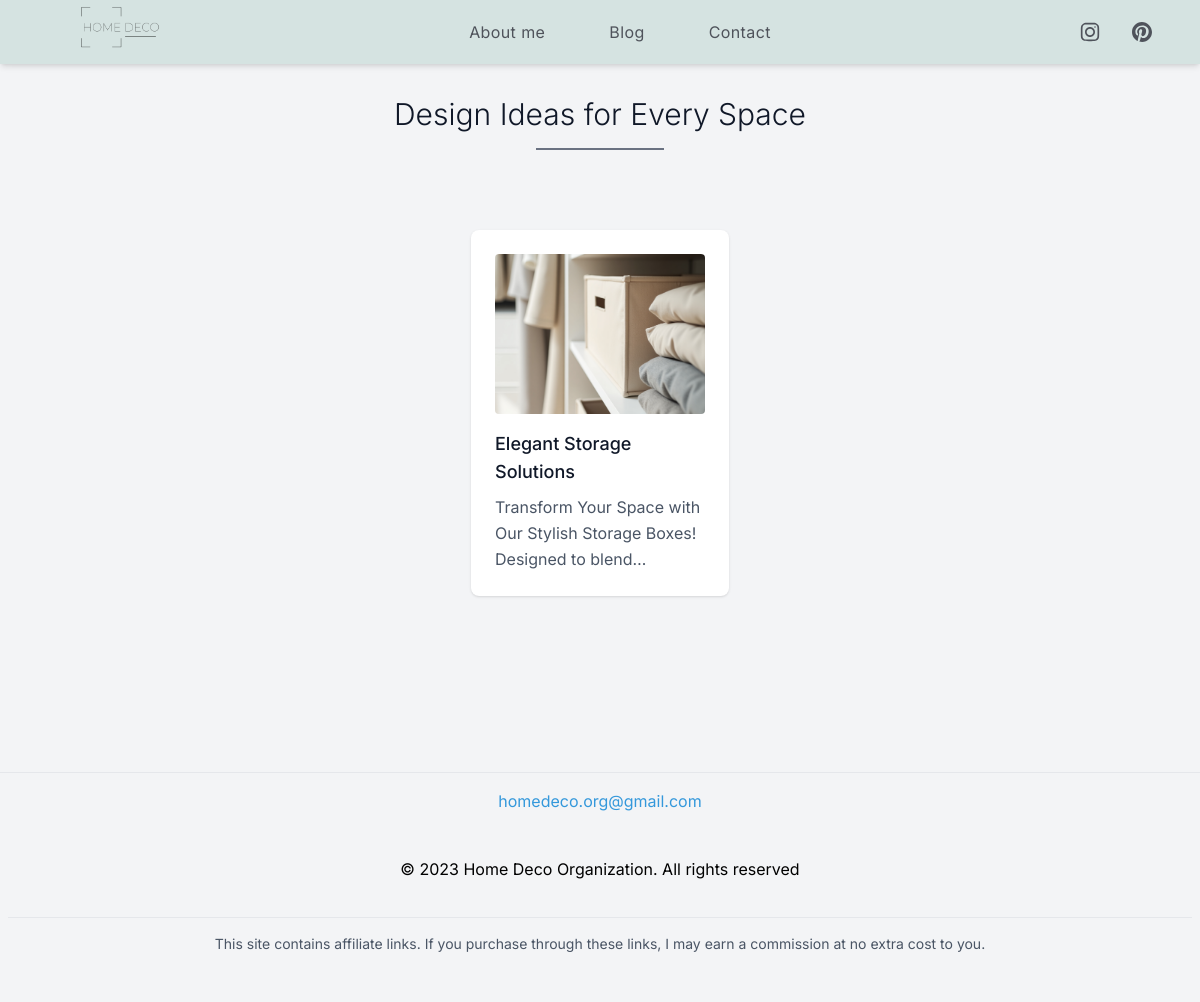
The app's page /blog/bedroom, older data.
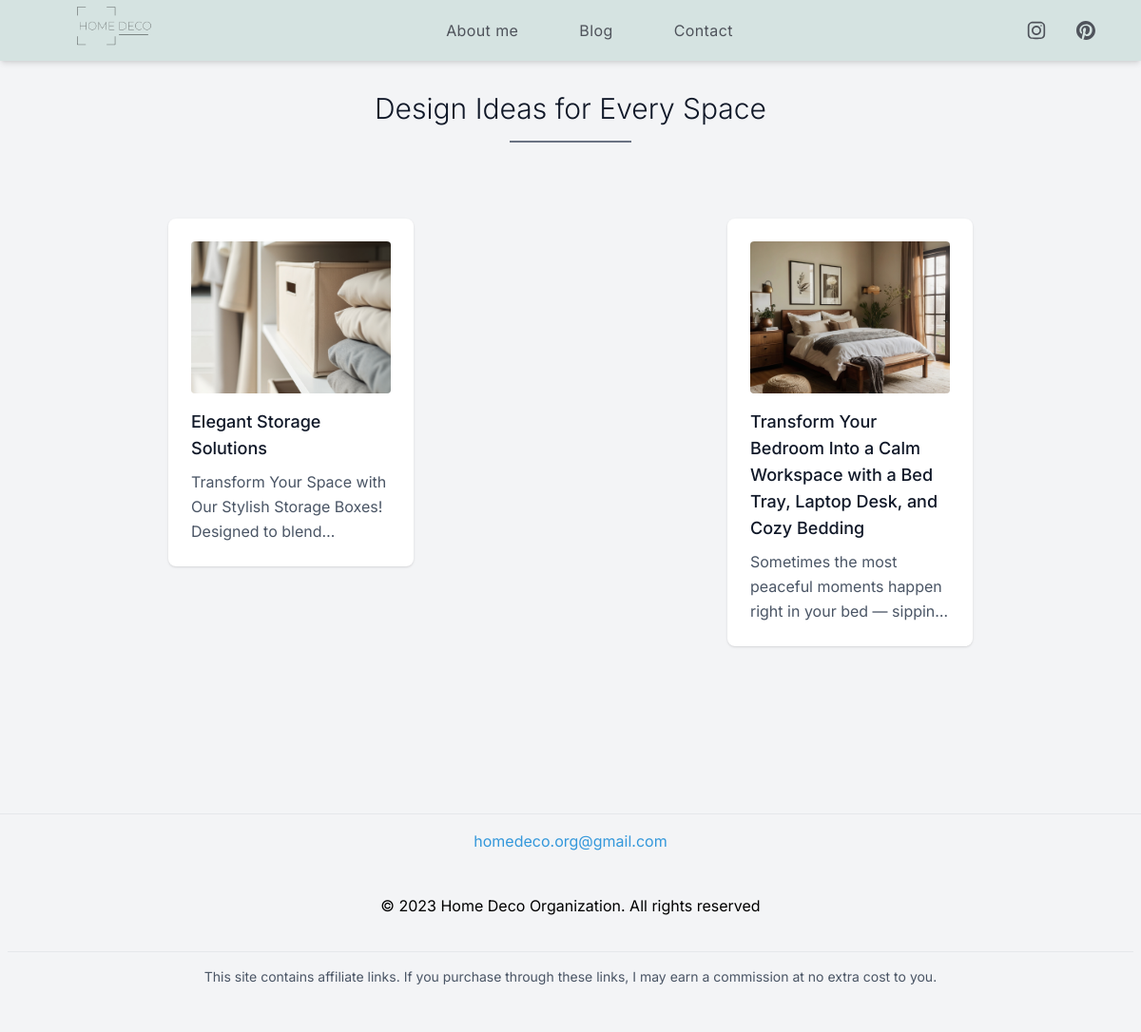
The same page, newer data.
### models.py (models this page shows)
class Post(db.Model):
    id = db.Column(db.Integer, primary_key=True)
    title = db.Column(db.String(100), nullable=False)
    description = db.Column(db.Text, nullable=False)
    slug = db.Column(db.String(50), nullable=False)
    image1 = db.Column(db.String(200))
    alttitle1 = db.Column(db.String(100))
    image2 = db.Column(db.String(200))
    alttitle2 = db.Column(db.String(100))
    image3 = db.Column(db.String(200))
    alttitle3 = db.Column(db.String(100))
    link1 = db.Column(db.String(200))
    label1 = db.Column(db.String(100), nullable=False)
    link2 = db.Column(db.String(200))
    label2 = db.Column(db.String(100), nullable=False)
    link3 = db.Column(db.String(200))
    label3 = db.Column(db.String(100), nullable=False)
    link4 = db.Column(db.String(200))
    label4 = db.Column(db.String(100), nullable=False)
    frase1 = db.Column(db.String(200), nullable=False)
    frase2 = db.Column(db.String(200), nullable=True)

### app.py (the view)
@app.route('/blog/<slug>')
def posts_by_slug(slug):
            posts = Post.query.filter_by(slug=slug).all()
            return render_template('blog.html', posts=posts, slug=slug)

### templates/blog.html (shortened to what this page needs)
{% extends "layout.html" %}
{% block content %}
<section class="text-gray-600 body-font my-24 ">
  <div class="">
    <h1 class="text-3xl font-light title-font mb-4 text-gray-900 text-center">Design Ideas for Every Space</h1>
    <div class="w-32 h-0.5 bg-gray-500 mt-1 mx-auto"></div>
  </div>
  <div class="flex flex-row flex-wrap gap-4 px-5 py-4 md:py-16 mx-auto w-full">
    {% for post in posts %}
      <div class="p-4 md:w-1/4 w-full mx-auto">
        <a href="/post/{{ post.id }}" class="block bg-white p-6 rounded-lg shadow hover:shadow-xl transition">
          {% if post.image1 %}
            <img src="{{ post.image1 }}" alt="{{ post.alttitle1 }}" class="w-full h-40 object-cover rounded mb-4">
          {% endif %}
          <h2 class="text-lg text-gray-900 font-medium title-font mb-2">{{ post.title }}</h2>
          <p class="text-gray-600 line-clamp-3 leading-relaxed text-base">{{ post.description }}</p>
        </a>
      </div>
    {% else %}
      <div class="w-full text-center">
        <p class="text-gray-500">No posts to show right now. Fresh updates coming soon!</p>
      </div>
    {% endfor %}
  </div>
</section>
{% endblock %}

### templates/layout.html (shortened to what this page needs)
<!DOCTYPE html>
<html lang="en">
<head>
    <script src="https://cdn.jsdelivr.net/npm/@tailwindcss/browser@4"></script>
    <link rel="stylesheet" href="{{ url_for('static', filename='css/main.css') }}">
    <link rel="stylesheet" href="https://use.typekit.net/ybb6mop.css">
</head>
<body class="bg-gray-100 m-0 p-0 box-border">
<header class="flex items-center justify-between px-6 md:px-12 bg-[#d5e3e1] shadow-md backdrop-blur-md fixed top-0 w-full z-50 h-16">
  <div class="pl-8">
  <a href="{{ url_for('index') }}"  ><img src="{{ url_for('static', filename='images/logo home deco.png') }}" alt="logo salemi" class="w-20 cursor-pointer"></a>
  </div>
 <nav class="gap-6 bg-cover bg-center text-[#4F535B] px-8 cursor-pointer">
  <div class="flex items-center h-16 justify-end px-4 md:px-4">
    <ul id="menu" class="hidden md:flex md:flex-row flex-col absolute md:static right-2 top-20 md:top-0 bg-white md:bg-transparent shadow-lg md:shadow-none rounded-md px-4 py-2 md:p-0 text-base tracking-wide">
  <li><a href="{{ url_for('about') }}" class="hover:text-blue-600 p-8 transition-colors duration-200">About me</a></li>
  <li><a href="{{ url_for('blog') }}" class="hover:text-blue-600 p-8 transition-colors duration-200">Blog</a></li>
  <li><a href="{{ url_for('contact') }}" class="hover:text-blue-600 p-8 transition-colors duration-200">Contact</a></li>
</ul>
  </div>
    </nav>
  <div class="flex items-center gap-8 ">
    <a href="https://www.instagram.com/homedecoorganization/" target="_blank" class="">
      <img src="{{ url_for('static', filename='images/IG.svg') }}" alt="link to Instagram" class="w-5 h-5">
    </a>
    <a href="https://www.pinterest.com/homedecoorganization/" target="_blank" class="">
      <img src="{{ url_for('static', filename='images/pinterest.svg') }}" alt="link to pinterest" class="w-5 h-5">
    </a>
  </div>
</header>
{% block content %}{% endblock %}
<footer>
        <div class="p-2 w-full h-auto flex flex-col pt-4 mt-4 border-t border-gray-200 text-center mb-4">
          <a href="mailto:jorge@gmail.com" class="text-[#3498db]">homedeco.org@gmail.com</a>    <p class="leading-normal my-5">
            <br>© 2023 Home Deco Organization. All rights reserved
          </p>
          <div class="p-2 w-full pt-4 mt-4 border-t border-gray-200 text-center mb-4">
    <p class="text-sm text-gray-600">
      This site contains affiliate links. If you purchase through these links, I may earn a commission at no extra cost to you.
    </p>
</footer>
</body>
</html>

### static/css/main.css (style rules this page uses)
* { font-family: "inter", sans-serif; }

Row changes from the older to the newer data that the page shows:
added Post: image1 (picture), title "Transform Your Bedroom Into a Calm Workspace with a Bed Tray, Laptop Desk, and Cozy Bedding", description "Sometimes the most peaceful moments happen right in your bed —…"
